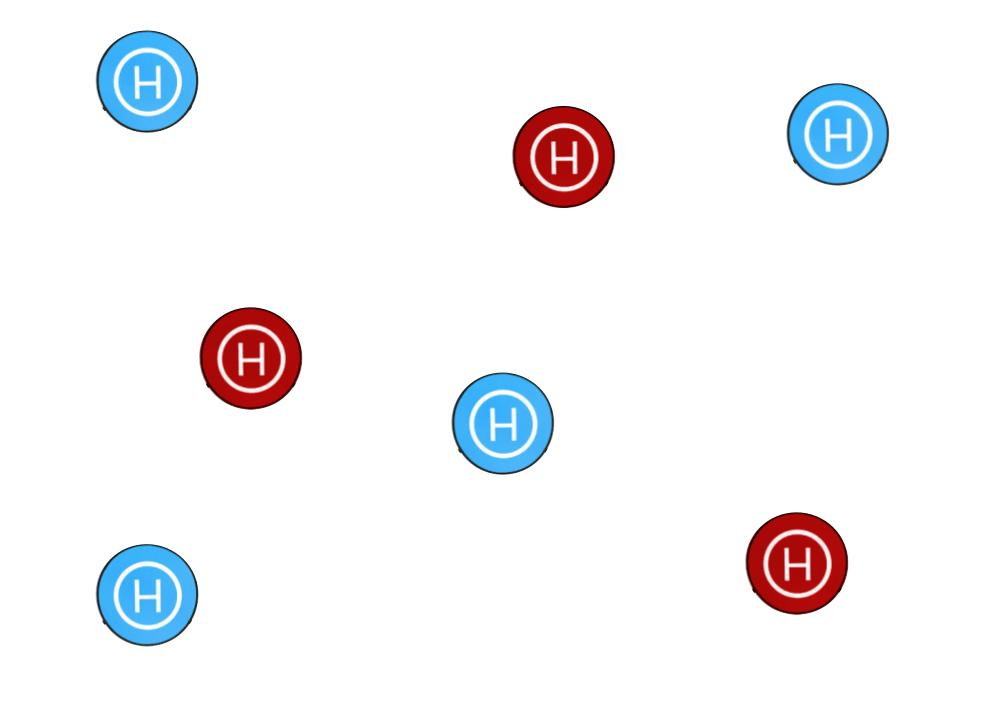
#> input picture modules/map_test.jpg, 990 x 717 px
$ python quick_trial.py
#> lines starting #> are read from the running program, lines starting #| are printed output that depends on the picture; after the words box and inside, x2 and y2 are one past the last pixel; in counts of white or black regions, pixels touching at a corner belong together
### modules/detect_colours.py
"""
BOOTCAMPERS TO COMPLETE.

Detects colours on a map of landing pads.
"""

from pathlib import Path
import cv2
import numpy as np


class DetectBlue:
    """
    Detects blue objects from an image.
    """

    __create_key = object()

    @classmethod
    def create(cls) -> "DetectBlue":
        """
        Factory method to create DetectBlue instance.
        """

        return DetectBlue(cls.__create_key)

    def __init__(self, class_create_private_key: object) -> None:
        """
        Private constructor, use create() method.
        """
        assert class_create_private_key is DetectBlue.__create_key, "Use create() method"

    def run(self, image: str, output_path: Path, return_mask: bool = False) -> None | np.ndarray:
        """
        Detects blue from an image and shows the annotated result.

        image: The image to run the colour detection algorithm on.
        output_path: Path to output the resulting image with annotated detections.
        return_mask: Option to return the mask (black and white version of colour detection).
        """
#> called with image = 'map_test.jpg', return_mask = False
        img = cv2.imread(image)
#> img is the input picture: shape (717, 990, 3); mean B, G, R 246.5, 244.1, 244.5

        # ============
        # ↓ BOOTCAMPERS MODIFY BELOW THIS COMMENT ↓
        # ============

        # Convert the image's colour to HSV
        hsv = cv2.cvtColor(img, cv2.COLOR_BGR2HSV)
#> hsv: shape (717, 990, 3); mean H, S, V 9.1, 14.3, 251.1

        # Set upper and lower bounds for colour detection, this is in HSV
        lower_blue = np.array([90, 100, 50])
        upper_blue = np.array([155, 255, 255])

        # Apply the threshold for the colour detection
        mask = cv2.inRange(hsv, lower_blue, upper_blue)
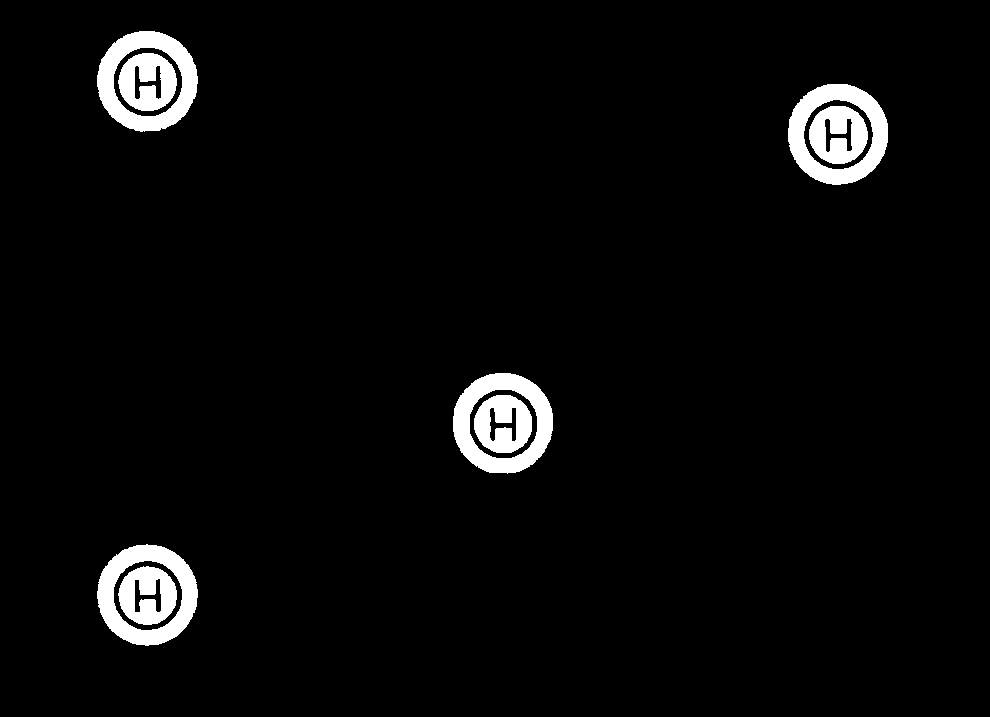
#> mask: shape (717, 990); 3.7% white; 8 white regions

        # Shows the detected colour from the mask
        # res = cv2.bitwise_and(img, img, mask=mask)

        # ============
        # ↑ BOOTCAMPERS MODIFY ABOVE THIS COMMENT ↑
        # ============

        # Annotate the colour detections
        contours, _ = cv2.findContours(mask, cv2.RETR_TREE, cv2.CHAIN_APPROX_SIMPLE)
#> contours = 16 contours; largest, box (x1, y1, x2, y2) and area: (788, 84, 888, 185) 7859, (453, 373, 553, 474) 7855, (97, 544, 198, 646) 7854, (97, 31, 198, 132) 7826, (803, 99, 874, 170) 3790
        cv2.drawContours(img, contours, -1, (0, 255, 0), 2)
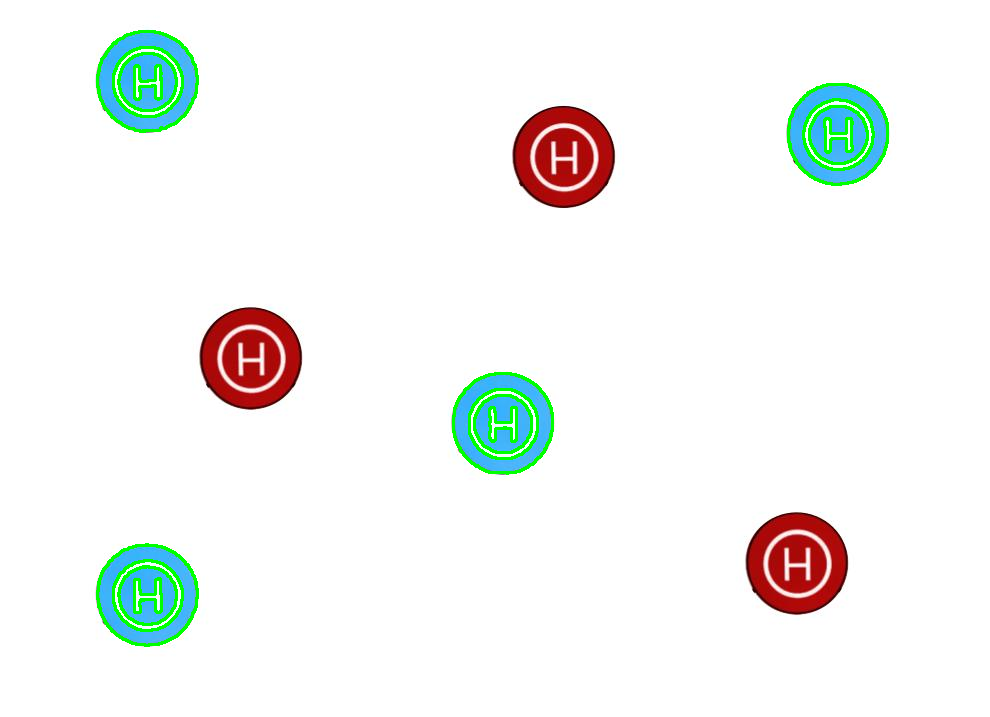
#> img: shape (717, 990, 3); 1.69% of pixels changed, all inside (x1, y1, x2, y2) = (96, 30, 889, 647)

        # Show the annotated detection!
        cv2.imwrite(str(output_path), img)

        # Show res to see the result of what is being filtered in the colour detection
        # cv2.imwrite(str(output_path), res)

        # This parameter is needed to run tests
        return mask if return_mask else None


class DetectRed:
    """
    Detects red objects from an image.
    """

    __create_key = object()

    @classmethod
    def create(cls) -> "DetectRed":
        """
        Factory method to create DetectRed instance.
        """

        return DetectRed(cls.__create_key)

    def __init__(self, class_create_private_key: object) -> None:
        """
        Private constructor, use create() method.
        """
        assert class_create_private_key is DetectRed.__create_key, "Use create() method"

    def run(self, image: str, output_path: Path, return_mask: bool = False) -> None | np.ndarray:
        """
        Detects red from an image and shows the annotated result.

        image: The image to run the colour detection algorithm on.
        output_path: Path to output the resulting image with annotated detections.
        return_mask: Option to return the mask (black and white version of colour detection).
        """
#> called with image = 'map_test.jpg', return_mask = False
        img = cv2.imread(image)

        # ============
        # ↓ BOOTCAMPERS MODIFY BELOW THIS COMMENT ↓
        # ============

        # Convert the image's colour to HSV
        hsv = cv2.cvtColor(img, cv2.COLOR_BGR2HSV)

        lower_red1 = np.array([0, 100, 100])
        upper_red1 = np.array([10, 255, 255])

        lower_red2 = np.array([170, 100, 100])
        upper_red2 = np.array([180, 255, 255])

        # Apply the threshold for the colour detection
        mask1 = cv2.inRange(hsv, lower_red1, upper_red1)
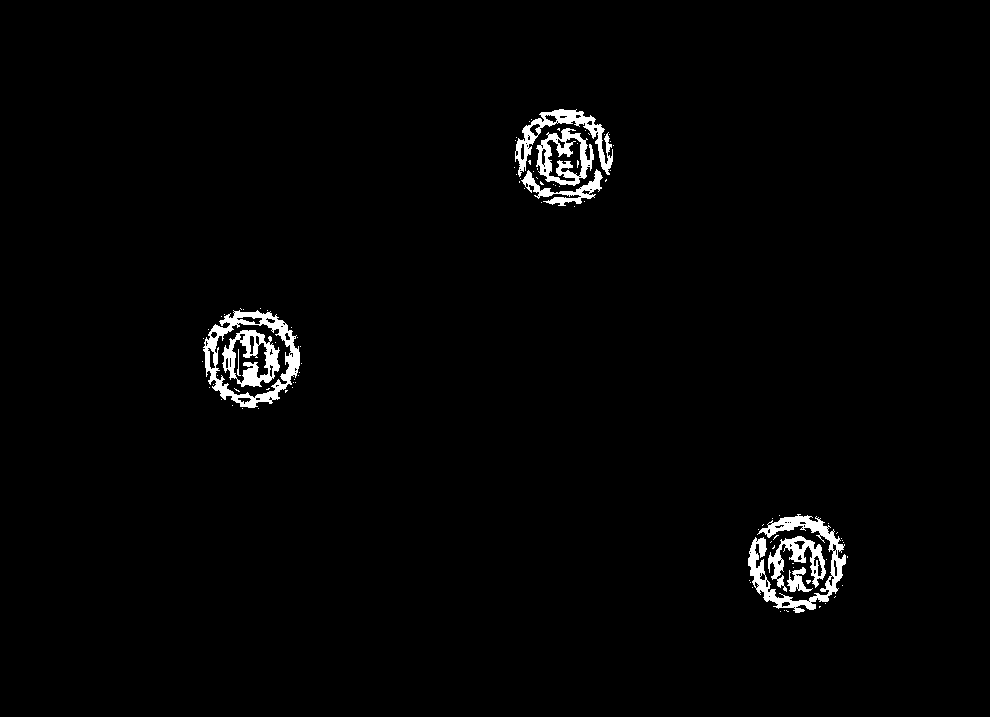
#> mask1: shape (717, 990); 1.8% white; 97 white regions (88 under 20 px), largest, box (x1, y1, x2, y2) and area: (748, 514, 846, 613) 2652, (203, 310, 300, 408) 2581, (515, 109, 613, 177) 1630
        mask2 = cv2.inRange(hsv, lower_red2, upper_red2)
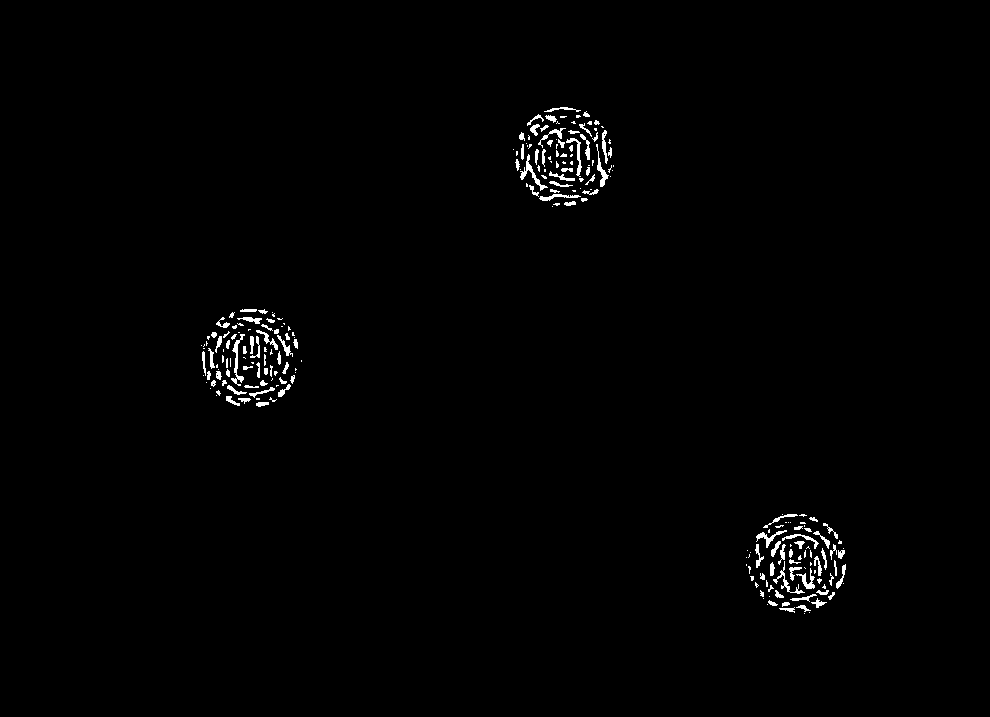
#> mask2: shape (717, 990); 0.96% white; 235 white regions (121 under 20 px), largest, box (x1, y1, x2, y2) and area: (231, 334, 245, 386) 202, (520, 154, 548, 191) 194, (773, 561, 805, 594) 155
        mask = cv2.bitwise_or(mask1, mask2)
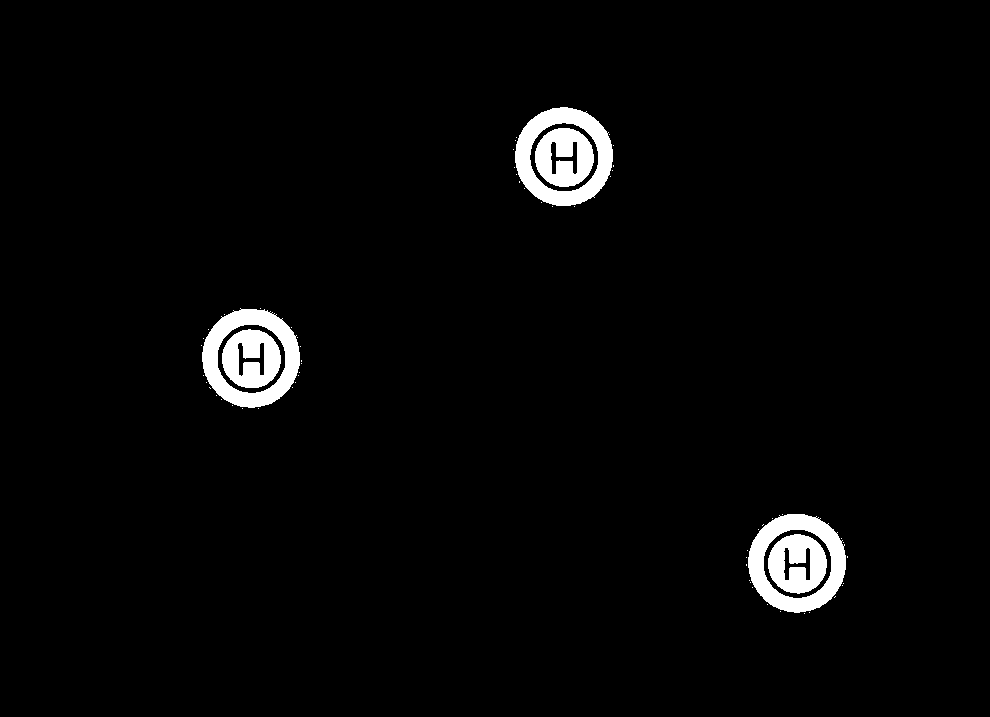
#> mask: shape (717, 990); 2.7% white; 63 white regions (57 under 20 px)

        # Shows the detected colour from the mask
        # res = cv2.bitwise_and(img, img, mask=mask)

        # Annotate the colour detections
        # replace the '_' parameter with the appropiate variable
        contours, _ = cv2.findContours(mask, cv2.RETR_TREE, cv2.CHAIN_APPROX_SIMPLE)
#> contours = 69 contours, 57 with area under 20; largest, box (x1, y1, x2, y2) and area: (748, 514, 846, 613) 7462, (202, 308, 300, 408) 7462, (515, 107, 613, 206) 7461, (217, 324, 286, 394) 3719, (763, 529, 832, 599) 3717
        # ============
        # ↑ BOOTCAMPERS MODIFY ABOVE THIS COMMENT ↑
        # ============

        cv2.drawContours(img, contours, -1, (0, 255, 0), 2)
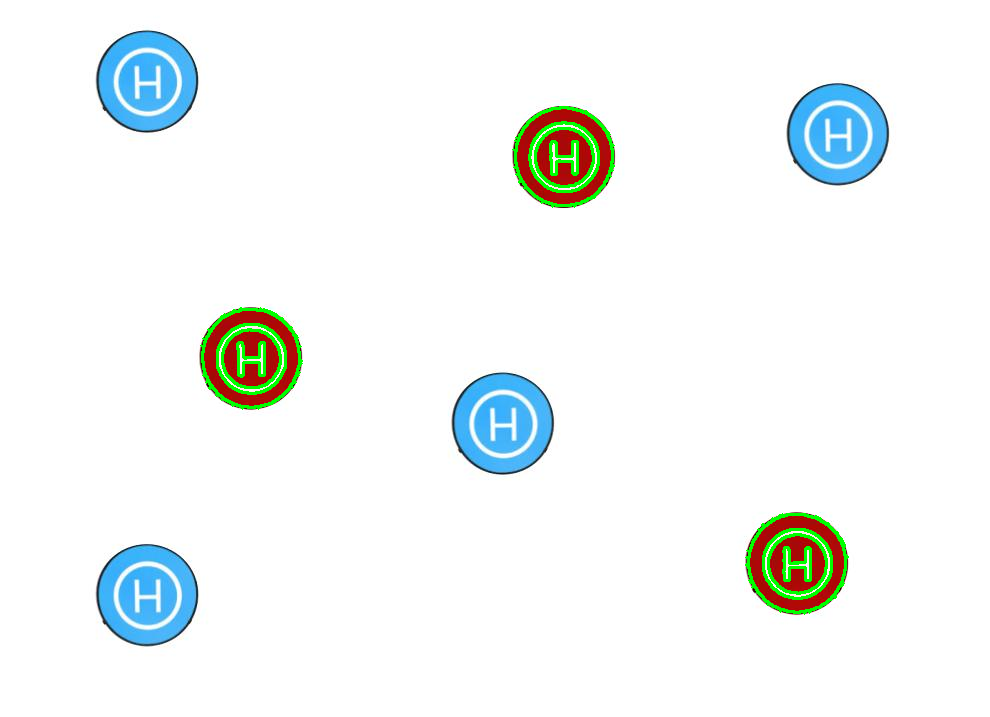
#> img: shape (717, 990, 3); 1.29% of pixels changed, all inside (x1, y1, x2, y2) = (200, 106, 849, 615)

        # Show the annotated detection!
        cv2.imwrite(str(output_path), img)

        # Show res to see the result of what is being filtered in the colour detection
        # cv2.imwrite(str(output_path), res)

        # ============
        # ↓ BOOTCAMPERS MODIFY BELOW THIS COMMENT ↓
        # ============

        # Include the "return_mask" parameter if statement here, similar to how it is implemented in DetectBlue
        # Tests will not pass if this isn't included!
        return mask if return_mask else None

        # ============
        # ↑ BOOTCAMPERS MODIFY ABOVE THIS COMMENT ↑
        # ============

### modules/quick_trial.py
"""
Runs colour detection on sample image.
"""

import pathlib
import time

from modules.detect_colours import DetectBlue, DetectRed


# Output results of colour detections
OUTPUT_PATH = pathlib.Path("Output")
OUTPUT_PATH.mkdir(parents=True, exist_ok=True)
IMAGE = "map_test.jpg"

# labels for red and blue colour detections
BLUE_DETECTION = OUTPUT_PATH / f"blue_colour_detection_{time.time_ns()}.jpg"
RED_DETECTION = OUTPUT_PATH / f"red_colour_detection_{time.time_ns()}.jpg"

blue_detector = DetectBlue.create()
red_detector = DetectRed.create()

blue_detector.run(IMAGE, BLUE_DETECTION)
red_detector.run(IMAGE, RED_DETECTION)
